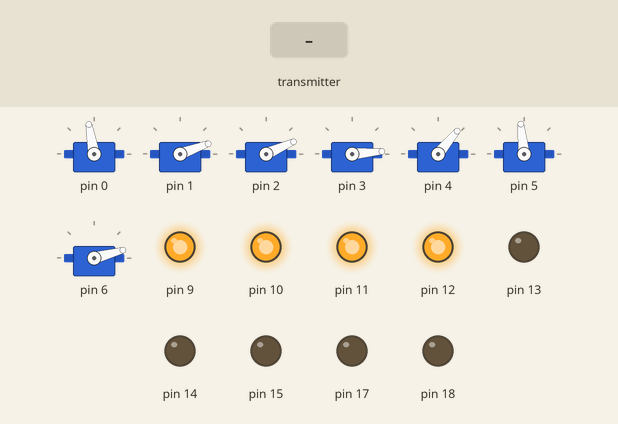
Simulated run of this sketch. Board: Arduino Uno, built with avr-gcc and run on an emulated ATmega328P. Parts: 7 × servo, output pins drawn as LEDs (lit = HIGH). The inputs (shaded band) are chosen by the test bench. No radio packets arrive unless stated.

Above: at 1.0 s.
1.2 s: the transmitter starts sending y = 0
At 3.3 s:
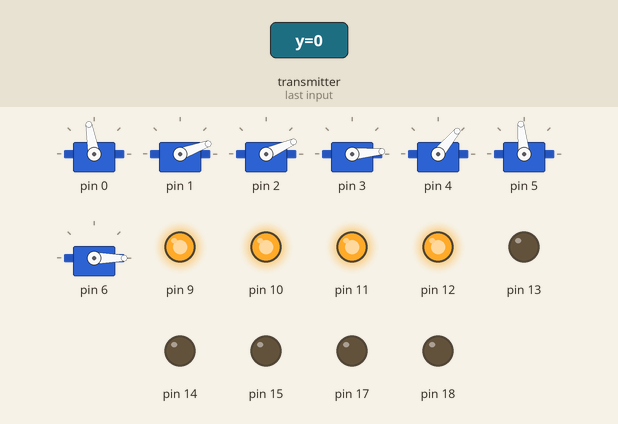
4.2 s: the transmitter starts sending p = 25
At 5.5 s:
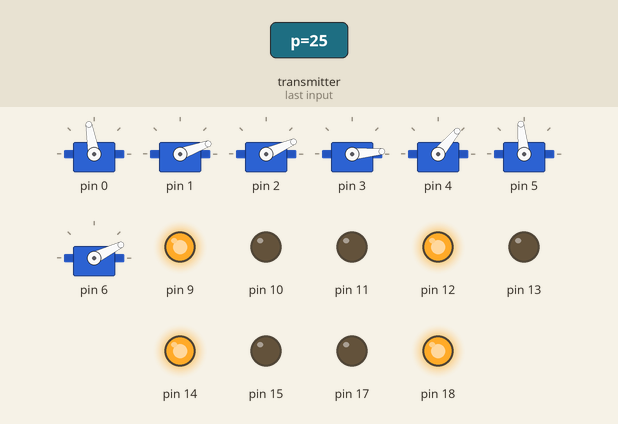
7.2 s: the transmitter starts sending r = 25
At 8.6 s:
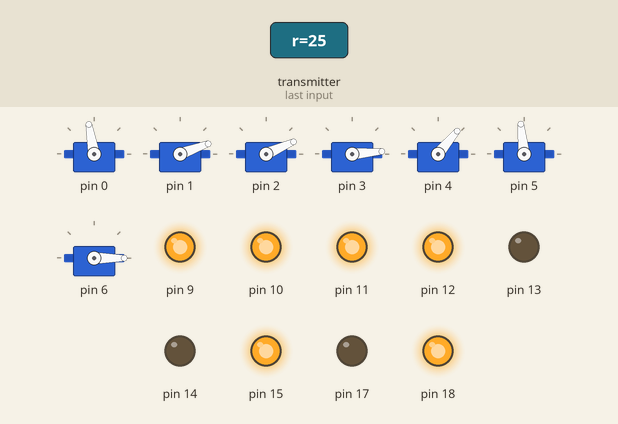
10.2 s: the transmitter starts sending fx = 256
13.2 s: the transmitter starts sending fy = 1023
At 13.7 s:
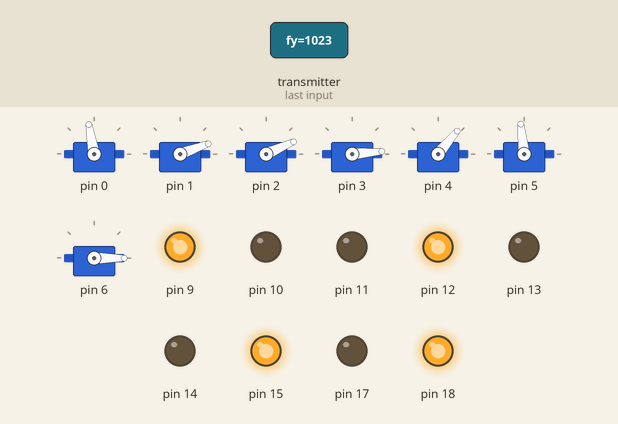
16.2 s: the transmitter starts sending r = 0
At 16.8 s:
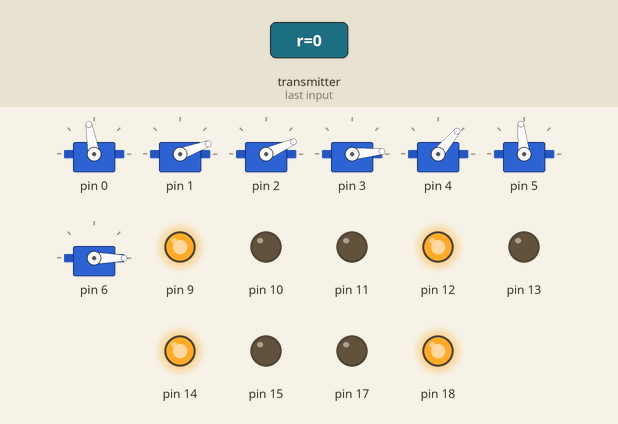
Timing chart, 0 to 18.7 s (numbered marks = the images above; inputs shaded):
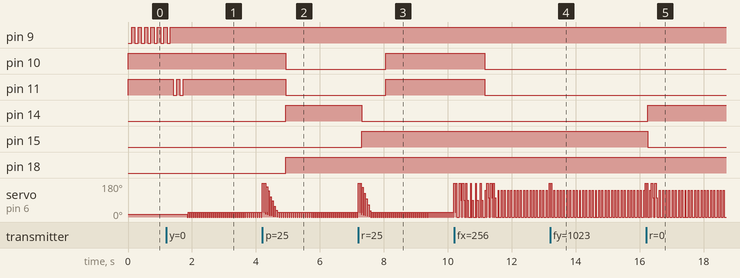

The sketch:

dataIntercept.ino
```cpp
//(c)S1NIS73R
//#define dbug
//#define dbug_aux
//Arduino
#include <SPI.h>
#include<Servo.h>

//RF24 by TMRh20 https://tmrh20.github.io/RF24
#include <RF24.h>

//GCRA by S1N1S73R
#include<GCRA.h>

//GCRABASE by S1N1S73R
#include <GCRABASE.h>

//nRF24L01+
const uint64_t address = 0xABCDABCD71LL;
RF24 radio(7, 8); //(CE,CSN)
struct packet
{
  float y, p, r;
  int fx, fy, fz; //Flex1,Flex2,Flex3
} intercept;

//GCRA
GCRA arm;

//GCRABASE
GCRABASE base;
int angle_buffer_1 = 100;
int delay_val;

//Switches
boolean current_mode = 0;
boolean fx_switch = 0; //Felx1Switch
boolean fy_switch = 0; //Felx2Switch
boolean fz_switch = 0; //Felx3Switch
int arm_mode = 0;

//Switching Timers/Requisites
boolean start = 1, wait_val_1 = 0, wait_val_2 = 0;
unsigned long start_tick = 0;
unsigned long ticker = 0;

void setup()
{
  //Debug
#ifdef dbug
  while (!Serial) {}
  Serial.begin(115200);
#endif

#ifdef dbug_aux
  Serial.println("Mode,ArmMode,Flex1Switch,Flex2Switch,Flex3Switch,Time,Yaw,Pitch,Roll,Flex1,Flex2,Flex3");
#else
  Serial.println("Yaw,Pitch,Roll,Flex1,Flex2,Flex3");
#endif

  //nRF24L01+
  radio.begin();
  radio.setPALevel(RF24_PA_MAX);
  radio.setDataRate(RF24_2MBPS);
  radio.setAutoAck(1);
  radio.setCRCLength(RF24_CRC_8);

  //GCRA
  arm.cfg(1, 0, 4);
  arm.servocfg(550, 2400, 550, 2200);
  arm.init(100, 20, 24, 5, 50, 96, 15);

  //RGB Led
  pinMode(9, OUTPUT);
  pinMode(10, OUTPUT);
  pinMode(11, OUTPUT);
  pinMode(12, OUTPUT);

  //Start RGB Led
  rgbled(0);
  digitalWrite(12, HIGH);

  //Notify - Waiting for connection
  bool test;
  do //Blink red to wait
    //Continuously blink red if not connected
  {
    rgbled(6);
    delay(100);
    radio.openReadingPipe(1, address);
    radio.startListening();
    test = radio.available();
    rgbled(0);
    delay(100);
  }
  while (!test);
  rgbled(1); //Blink green twice if connected
  delay(100);
  rgbled(0);
  delay(100);
  rgbled(1);
  delay(100);
  rgbled(0);
  delay(100);
}

void loop()
{
  //nRF24L01+
  radio.openReadingPipe(1, address);
  radio.startListening();
recheck://Flag for goto command
  if (radio.available())
  {
    radio.read( &intercept, sizeof(intercept) );

    //Debug
#ifdef dbug
#ifdef dbug_aux
    Serial.print(current_mode); Serial.print(",");
    Serial.print(arm_mode); Serial.print(",");
    Serial.print(fx_switch); Serial.print(",");
    Serial.print(fy_switch); Serial.print(",");
    Serial.print(fz_switch); Serial.print(",");
    Serial.print(millis()); Serial.print(",");
#endif
    Serial.print(intercept.y); Serial.print(",");
    Serial.print(intercept.p); Serial.print(",");
    Serial.print(intercept.r); Serial.print(",");
    Serial.print(intercept.fx); Serial.print(",");
    Serial.print(intercept.fy); Serial.print(",");
    Serial.println(intercept.fz);
#endif
  }
  else
  {
    goto recheck;//Checks radio availability again
  }

  //Flex Emulated Switches
  if (intercept.fx < 710) {
    fx_switch = 1;
  } else if (intercept.fx > 780) {
    fx_switch = 0;
  }
  if (intercept.fy < 680) {
    fy_switch = 1;
  } else if (intercept.fy > 750) {
    fy_switch = 0;
  }
  if (intercept.fz < 710) {
    fz_switch = 1;
  } else if (intercept.fz > 780) {
    fz_switch = 0;
  }

  //Base / Arm Mode Switching (folding index and middle finger simultaneously changes mode)
  if (fy_switch && fz_switch)
  {
    if (start)
    {
      start_tick = millis();
      start = !start;
    }
    ticker = millis() - start_tick;
    if (ticker > 3000)
    {
      current_mode = !current_mode;
      start = 1;
      start_tick = 0;
    }
  }
  else
  {
    start = 1;
    start_tick = 0;
  }
  arm.actuate(tool, mapit(intercept.fx, 700, 790, 90, 0));
  if (!current_mode) {
    mode1();
  } else {
    mode2();
  }

}

//Mode 1 Function
void mode1()
{
  //Arm Part Mode Switching
  if (fy_switch && !fz_switch && !wait_val_1)
  {
    wait_val_1 = 1;
  }

  if (wait_val_1 == 1)
  {
    if (!fy_switch && !fz_switch)
    {
      if (arm_mode < 6)
      {
        arm_mode++;
      }
      wait_val_1 = 0;
    }
  }

  if (!fy_switch && fz_switch && !wait_val_2)
  {
    wait_val_2 = 1;
  }

  if (wait_val_2 == 1)
  {
    if (!fy_switch && !fz_switch)
    {
      if (arm_mode > 0)
      {
        arm_mode--;
      }
      wait_val_2 = 0;
    }
  }

  rgbled(arm_mode);
  //Arm Part Switching
  int temp;
  if (!wait_val_1 && !wait_val_2)
  {
    switch (arm_mode)
    {
      case 1:

        arm.actuate(waist, mapit(intercept.y, 1.3, -1.3, 30, 180));
        break;

      case 2:
        temp = mapit(intercept.p, 1, -0.30, 30, 180);
        arm.actuate(shoulder, temp);
        arm.actuate(elbow, temp);
        break;

      case 3:
        arm.actuate(elbow, mapit(intercept.p, 1.6, -0.30, 160, 30));
        break;

      case 4:
        arm.actuate(wrist_p, mapit(intercept.p, 1.4, -0.30, 0, 160));
        break;

      case 5:
        arm.actuate(wrist_r, mapit(intercept.r, 1, -1, 10, 170));
        break;
    }
  }

}

//Mode 2 Function
void mode2()
{
  rgbled(7);
  if (intercept.r > 0.1)
  {
    delay_val = mapit(intercept.r, 0.1, 1.5, 255, 0);
    base.move(left, delay_val);
  }
  else if (intercept.r < -0.6)
  {
    delay_val = mapit(intercept.r, -0.6, -1.5, 255, 0);
    base.move(right, delay_val);
  }
  else if (intercept.p > 0.3)
  {
    delay_val = mapit(intercept.p, 0.3, 1.5, 255, 0);
    base.move(backward, delay_val);
  }
  else if (intercept.p < -0.3)
  {
    delay_val = mapit(intercept.p, -0.3, -1.5, 255, 0);
    base.move(forward, delay_val);
    Serial.println(delay_val);
  }
  else
  {
    base.move(brake);
  }
}

//RGB Led Color Function (note:pwm limited to green only by servo library)
void rgbled(int a)
{
  switch (a)
  {
    case 1:
      analogWrite(9, 255);
      analogWrite(11, 0);
      analogWrite(10, 255); //green
      break;
    case 2:
      analogWrite(9, 0);
      analogWrite(11, 235);
      analogWrite(10, 255); //orange
      break;
    case 3:
      analogWrite(9, 255);
      analogWrite(11, 255);
      analogWrite(10, 0); //blue
      break;
    case 4:
      analogWrite(9, 0);
      analogWrite(11, 255);
      analogWrite(10, 0); //purple
      break;
    case 5:
      analogWrite(9, 0);
      analogWrite(10, 0);
      analogWrite(11, 255); //lime green
      break;
    case 6:
      analogWrite(9, 0);
      analogWrite(11, 255);
      analogWrite(10, 255); //red
      break;
    case 7:
      analogWrite(9, 255);
      analogWrite(11, 0);
      analogWrite(10, 0); //cyan
      break;
    default:
      analogWrite(9, 255);
      analogWrite(10, 255);
      analogWrite(11, 255);
      break;
  }
}
//Custom Map Function
float mapit(float x, float in_min, float in_max, float out_min, float out_max)
{
  return (x - in_min) * (out_max - out_min) / (in_max - in_min) + out_min;
}
```

Measured:
- after the input at 1.2 s, pin 9: goes on until 1.3 s, then stays HIGH; pin 11: alternates HIGH for 0.10 s and LOW for 0.10 s, 4 changes in all, then stays HIGH, starting after 0.22 s; servo on pin 6: alternates 26° for 0.04 s and 0° for 0.02 s, starting after 0.66 s
- after the input at 4.2 s, pin 14, pin 18: goes on until 4.9 s, then stays HIGH
- after the input at 7.2 s, pin 14: HIGH → LOW after 0.11 s; pin 15: LOW → HIGH after 0.11 s
- after the input at 13.2 s, pin 10, pin 11: stays LOW (without the input it goes to HIGH after 1.0 s)
- after the input at 16.2 s, pin 14: LOW → HIGH after 0.05 s; pin 15: HIGH → LOW after 0.05 s
